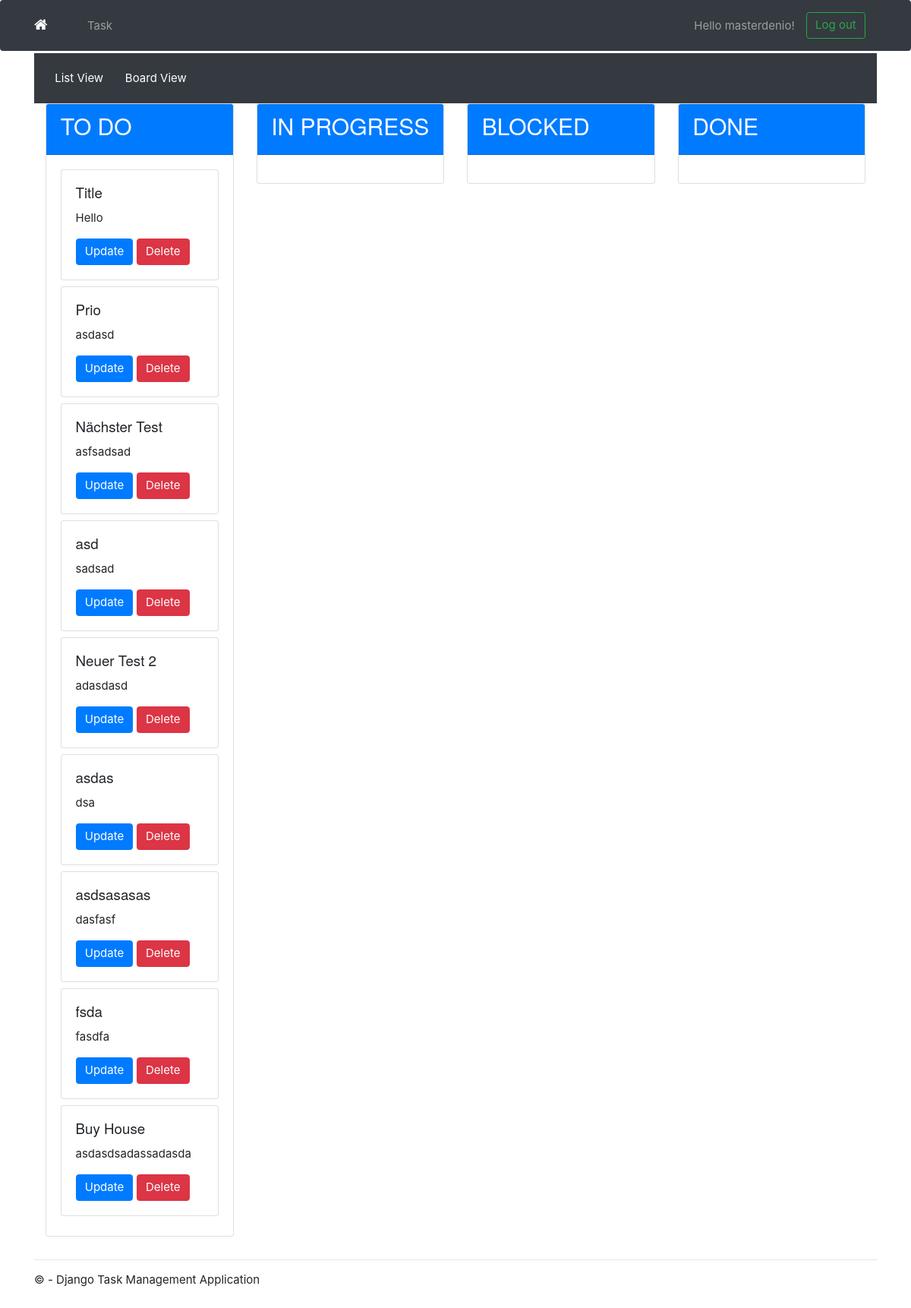
The page /task-board/ (signed in) on the database as committed earlier.
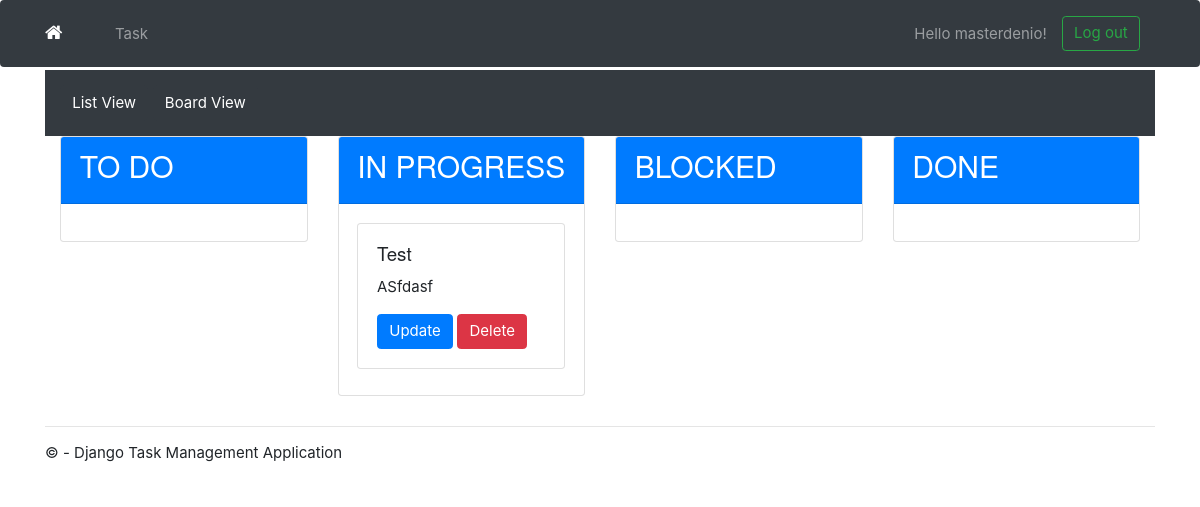
The same page on the database as committed later.
### app/models.py (models this page shows, shortened)
class Task(models.Model):
    PRIORITY_CHOICES = [
        ('L', 'Low'),
        ('M', 'Medium'),
        ('H', 'High'),
        ('F', 'Fast Lane'),
    ]
    due_date = models.DateField(
        auto_now_add=False, auto_now=False, blank=True, null=True)
    user = models.ForeignKey(
        User, on_delete=models.CASCADE, null=True, blank=True)
    title = models.CharField(max_length=200)
    description = models.TextField(null=True, blank=True)
    complete = models.BooleanField(default=False)
    create = models.DateTimeField(auto_now_add=True)
    update = models.DateTimeField(auto_now=True)
    priority = models.CharField(
        max_length=1,
        choices=PRIORITY_CHOICES,
        default='L',
    )
    STATUS_CHOICES = [
        ('TO DO', 'To do'),
        ('IN PROGRESS', 'In progress'),
        ('BLOCKED', 'Blocked'),
        ('DONE', 'Done'),
    ]
    status = models.CharField(
        max_length=12,
        choices=STATUS_CHOICES,
        default='TO DO',
    )
    class Meta:
        ordering = ['complete']

### app/views.py (the view)
# urls.py: path('task-board/', TaskBoardView.as_view(), name='task-board'),
class TaskBoardView(LoginRequiredMixin, ListView):
    model = Task
    context_object_name = 'tasks'
    template_name = 'app/task_board.html'
    def get_context_data(self, **kwargs):
        context = super().get_context_data(**kwargs)
        context['tasks'] = context['tasks'].filter(user=self.request.user)
        context['tasks_by_status'] = {
            'TO DO': context['tasks'].filter(status='TO DO'),
            'IN PROGRESS': context['tasks'].filter(status='IN PROGRESS'),
            'BLOCKED': context['tasks'].filter(status='BLOCKED'),
            'DONE': context['tasks'].filter(status='DONE'),
        }
        return context

### app/templates/app/task_board.html (shortened to what this page needs)
{% extends 'app/layout.html' %}
{% load static %}
{% block content %}
<div class="container-fluid bg-dark text-white py-3">
    <a href="{% url 'tasks' %}" class="btn btn-dark text-white>">List View</a>
    <a href="{% url 'task-board' %}" class="btn btn-dark text-white>">Board View</a>
</div>
<div class="container-fluid">
    <div class="row">
        {% for status, tasks in tasks_by_status.items %}
            <div class="col-md-3">
                <div class="card mb-3">
                    <div class="card-header bg-primary text-white">
                        <h2>{{ status }}</h2>
                    </div>
                    <div class="card-body">
                        {% for task in tasks %}
                            <div class="card mb-2">
                                <div class="card-body">
                                    <h5 class="card-title">{{ task.title }}</h5>
                                    <p class="card-text">{{ task.description }}</p>
                                    <a href="{% url 'task-update' task.id %}" class="btn btn-primary">Update</a>
                                    <a href="{% url 'task-delete' task.id %}" class="btn btn-danger">Delete</a>
                                </div>
                            </div>
                        {% endfor %}
                    </div>
                </div>
            </div>
        {% endfor %}
    </div>
</div>
{% endblock content %}

Rows that differ between the two databases and show on the page:
removed Task: title "Title", description "Hello", shown under "TO DO"
removed Task: title "Prio", description "asdasd", shown under "TO DO"
removed Task: title "Nächster Test", description "asfsadsad", shown under "TO DO"
removed Task: title "asd", description "sadsad", shown under "TO DO"
removed Task: title "Neuer Test 2", description "adasdasd", shown under "TO DO"
removed Task: title "asdas", description "dsa", shown under "TO DO"
removed Task: title "asdsasasas", description "dasfasf", shown under "TO DO"
removed Task: title "fsda", description "fasdfa", shown under "TO DO"
removed Task: title "Buy House", description "asdasdsadassadasda", shown under "TO DO"
added Task: title "Test", description "ASfdasf", shown under "IN PROGRESS"
